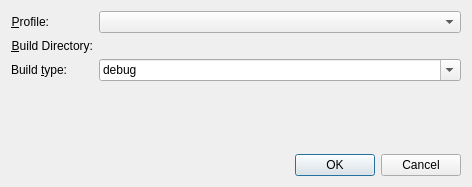
<?xml version="1.0" encoding="UTF-8"?>
<ui version="4.0">
 <class>QbsProjectConfig</class>
 <widget class="QDialog" name="QbsProjectConfig">
  <property name="geometry">
   <rect>
    <x>0</x>
    <y>0</y>
    <width>472</width>
    <height>187</height>
   </rect>
  </property>
  <property name="windowTitle">
   <string>Dialog</string>
  </property>
  <layout class="QVBoxLayout" name="verticalLayout">
   <item>
    <layout class="QFormLayout" name="formLayout">
     <item row="0" column="0">
      <widget class="QLabel" name="label">
       <property name="text">
        <string>&amp;Profile:</string>
       </property>
       <property name="alignment">
        <set>Qt::AlignRight|Qt::AlignTrailing|Qt::AlignVCenter</set>
       </property>
       <property name="buddy">
        <cstring>profiles</cstring>
       </property>
      </widget>
     </item>
     <item row="0" column="1">
      <widget class="QComboBox" name="profiles">
       <property name="sizePolicy">
        <sizepolicy hsizetype="Expanding" vsizetype="Fixed">
         <horstretch>0</horstretch>
         <verstretch>0</verstretch>
        </sizepolicy>
       </property>
       <property name="editable">
        <bool>false</bool>
       </property>
       <property name="currentIndex">
        <number>-1</number>
       </property>
      </widget>
     </item>
     <item row="1" column="0">
      <widget class="QLabel" name="label_2">
       <property name="text">
        <string>&amp;Build Directory:</string>
       </property>
       <property name="alignment">
        <set>Qt::AlignRight|Qt::AlignTrailing|Qt::AlignVCenter</set>
       </property>
       <property name="buddy">
        <cstring>buildDir</cstring>
       </property>
      </widget>
     </item>
     <item row="1" column="1">
      <widget class="KUrlRequester" name="buildDir">
       <property name="sizePolicy">
        <sizepolicy hsizetype="Expanding" vsizetype="Preferred">
         <horstretch>0</horstretch>
         <verstretch>0</verstretch>
        </sizepolicy>
       </property>
      </widget>
     </item>
     <item row="2" column="0">
      <widget class="QLabel" name="label_3">
       <property name="text">
        <string>Build &amp;type:</string>
       </property>
       <property name="alignment">
        <set>Qt::AlignRight|Qt::AlignTrailing|Qt::AlignVCenter</set>
       </property>
       <property name="buddy">
        <cstring>buildType</cstring>
       </property>
      </widget>
     </item>
     <item row="2" column="1">
      <widget class="QComboBox" name="buildType">
       <property name="editable">
        <bool>true</bool>
       </property>
       <property name="currentIndex">
        <number>0</number>
       </property>
       <item>
        <property name="text">
         <string notr="true">debug</string>
        </property>
       </item>
       <item>
        <property name="text">
         <string notr="true">release</string>
        </property>
       </item>
      </widget>
     </item>
    </layout>
   </item>
   <item>
    <spacer name="verticalSpacer">
     <property name="orientation">
      <enum>Qt::Vertical</enum>
     </property>
     <property name="sizeHint" stdset="0">
      <size>
       <width>20</width>
       <height>76</height>
      </size>
     </property>
    </spacer>
   </item>
   <item>
    <widget class="QDialogButtonBox" name="buttonBox">
     <property name="orientation">
      <enum>Qt::Horizontal</enum>
     </property>
     <property name="standardButtons">
      <set>QDialogButtonBox::Cancel|QDialogButtonBox::Ok</set>
     </property>
    </widget>
   </item>
  </layout>
 </widget>
 <customwidgets>
  <customwidget>
   <class>KUrlRequester</class>
   <extends>QFrame</extends>
   <header>kurlrequester.h</header>
   <container>1</container>
  </customwidget>
 </customwidgets>
 <resources/>
 <connections>
  <connection>
   <sender>buttonBox</sender>
   <signal>accepted()</signal>
   <receiver>QbsProjectConfig</receiver>
   <slot>accept()</slot>
   <hints>
    <hint type="sourcelabel">
     <x>248</x>
     <y>254</y>
    </hint>
    <hint type="destinationlabel">
     <x>157</x>
     <y>274</y>
    </hint>
   </hints>
  </connection>
  <connection>
   <sender>buttonBox</sender>
   <signal>rejected()</signal>
   <receiver>QbsProjectConfig</receiver>
   <slot>reject()</slot>
   <hints>
    <hint type="sourcelabel">
     <x>316</x>
     <y>260</y>
    </hint>
    <hint type="destinationlabel">
     <x>286</x>
     <y>274</y>
    </hint>
   </hints>
  </connection>
 </connections>
</ui>
